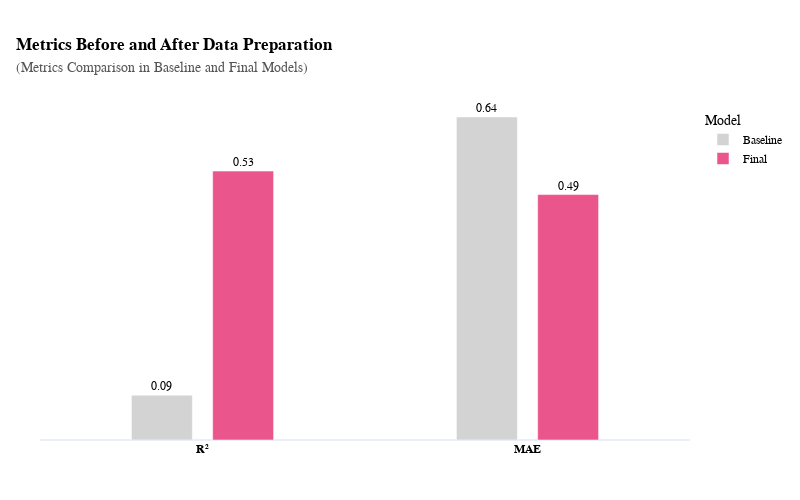

The notebook cell saved with this chart:
### Markdown cell above
### **1. Evaluating Metrics**

The comparison chart clearly shows that the data preparation pipeline significantly improves model performance:

- **R² increases from 0.09 to 0.54**, indicating that the final model explains much more variance in the target variable after preprocessing, feature engineering, and encoding.
- **MAE drops from 0.64 to 0.48**, showing that prediction errors become smaller and more stable.
- The improvement suggests that raw data alone is insufficient for linear models; the engineered features, handling of categorical/multi-label variables, and robust scaling are essential for capturing meaningful relationships.

### Code cell
import pandas as pd
import plotly.express as px

def plot_metric(r2_base, r2, mae_base, mae):
    # --- 1. CREATE DATAFRAME ---
    data = {
        'Metric': ['R²', 'R²', 'MAE', 'MAE'],
        'Model': ['Baseline', 'Final', 'Baseline', 'Final'],
        'Value': [r2_base, r2, mae_base, mae]
    }
    df = pd.DataFrame(data)

    # --- 2. COLOR STRATEGY ---
    colors = {
        "Baseline": "#D3D3D3",  # Light Grey for neutral / baseline
        "Final": "#ea568c",     # Vibrant Pink for clean / final
    }

    # --- 3. CREATE PLOT ---
    fig = px.bar(
        df,
        x='Metric',
        y='Value',
        color='Model',
        color_discrete_map=colors,
        barmode='group',
        text=df['Value'].round(2),
        title="<b>Metrics Before and After Data Preparation</b><br>"
              "<span style='color:#555555; font-size:14px'>(Metrics Comparison in Baseline and Final Models)</span>"
    )

    # --- 4. LAYOUT SETUP (General Settings) ---
    fig.update_layout(
        font=dict(family="Tahoma", size=12, color="black"),
        template="plotly_white",
        margin=dict(l=40, r=40, t=100, b=60),
        title_x=0.02,
        hovermode="x unified",
        height=500,
        width=800,
        showlegend=True,
        legend=dict(
            x=1.02, y=0.98,
            xanchor='left', yanchor='top',
            bgcolor='rgba(0,0,0,0)'
        ),
        bargap=0.5,
        bargroupgap=0.25
    )

    # --- 5. AXIS SETTINGS ---
    # X-axis: bold labels
    fig.update_xaxes(
        title_text="",
        ticktext=['<b>R²</b>', '<b>MAE</b>'],
        tickvals=['R²', 'MAE'],
        tickfont=dict(family="Tahoma", size=12, color="black")
    )

    # Y-axis: hide ticks
    fig.update_yaxes(
        title_text="",
        showticklabels=False,
        showgrid=False
    )

    # --- 6. TEXT ON BARS ---
    fig.update_traces(
        texttemplate='%{text:.2f}',
        textposition='outside'
    )
    try:
        save_chart(fig, step="ML_Models", stt="III_1", title="Metrics_Before_and_After_Data_Preparation")
    except Exception as e:
        print(f"⚠️ Could not save chart due to Kaleido error: {e}")
        print("✅ Chart is displayed below regardless.")

    fig.show()

# --- Example Usage ---
plot_metric(r2_base, r2, mae_base, mae)

### Figure 1 — Plotly figure (JSON) as saved in the notebook; plotly's stock layout.template omitted (floating-point values rounded to 4 significant figures)
{"data": [{"alignmentgroup": "True", "hovertemplate": "Model=Baseline<br>Metric=%{x}<br>Value=%{y}<br>text=%{text}<extra></extra>", "legendgroup": "Baseline", "marker": {"color": "#D3D3D3", "pattern": {"shape": ""}}, "name": "Baseline", "offsetgroup": "Baseline", "orientation": "v", "showlegend": true, "text": [0.09, 0.64], "textposition": "outside", "texttemplate": "%{text:.2f}", "type": "bar", "x": ["R²", "MAE"], "xaxis": "x", "y": [0.08866, 0.6386], "yaxis": "y"}, {"alignmentgroup": "True", "hovertemplate": "Model=Final<br>Metric=%{x}<br>Value=%{y}<br>text=%{text}<extra></extra>", "legendgroup": "Final", "marker": {"color": "#ea568c", "pattern": {"shape": ""}}, "name": "Final", "offsetgroup": "Final", "orientation": "v", "showlegend": true, "text": [0.53, 0.49], "textposition": "outside", "texttemplate": "%{text:.2f}", "type": "bar", "x": ["R²", "MAE"], "xaxis": "x", "y": [0.5317, 0.4853], "yaxis": "y"}], "layout": {"bargap": 0.5, "bargroupgap": 0.25, "barmode": "group", "font": {"color": "black", "family": "Tahoma", "size": 12}, "height": 500, "hovermode": "x unified", "legend": {"bgcolor": "rgba(0,0,0,0)", "title": {"text": "Model"}, "tracegroupgap": 0, "x": 1.02, "xanchor": "left", "y": 0.98, "yanchor": "top"}, "margin": {"b": 60, "l": 40, "r": 40, "t": 100}, "showlegend": true, "title": {"text": "<b>Metrics Before and After Data Preparation</b><br><span style='color:#555555; font-size:14px'>(Metrics Comparison in Baseline and Final Models)</span>", "x": 0.02}, "width": 800, "xaxis": {"anchor": "y", "domain": [0, 1], "tickfont": {"color": "black", "family": "Tahoma", "size": 12}, "ticktext": ["<b>R²</b>", "<b>MAE</b>"], "tickvals": ["R²", "MAE"], "title": {"text": ""}}, "yaxis": {"anchor": "x", "domain": [0, 1], "showgrid": false, "showticklabels": false, "title": {"text": ""}}}}
